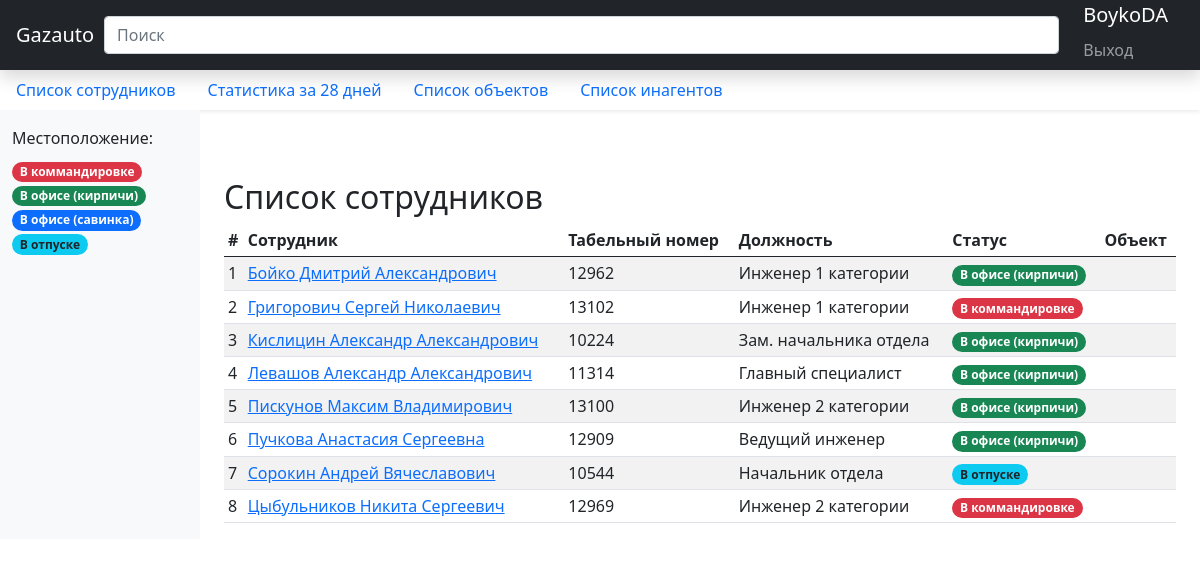
Page /user/ (signed in) on the committed database.
### statistic_app/models.py (models this page shows, shortened)
class UserLocation(models.Model):
    BOOTSTRAP4_STYLE = [
        ('badge rounded-pill bg-primary', 'синий'),
        ('badge rounded-pill bg-secondary', 'серый'),
        ('badge rounded-pill bg-success', 'зеленый'),
        ('badge rounded-pill bg-info text-dark', 'голубой'),
        ('badge rounded-pill bg-warning text-dark', 'желтый'),
        ('badge rounded-pill bg-danger', 'красный'),
        ('badge rounded-pill bg-light text-dark', 'светлый'),
        ('badge rounded-pill bg-dark', 'темный')
    ]
    location = models.CharField("Местоположение пользователя", max_length=200, unique=True)
    loc_description = models.TextField("Описание местоположение", blank=True, null=True)
    loc_class = models.CharField("Класс bootstrap", max_length=200, choices=BOOTSTRAP4_STYLE,
                                 default='badge badge-pill bg-dark')
    class Meta:
        verbose_name = "Местоположение"
        verbose_name_plural = "Местоположения"

class Profile(models.Model):
    user = models.OneToOneField(User, on_delete=models.SET_NULL, null=True, verbose_name="Пользователь")
    father_name = models.CharField("Отчество", max_length=200, blank=True, null=True)
    tabel_num = models.IntegerField(verbose_name="Табельный номер", default=0)
    position = models.CharField("Должность", max_length=200)
    user_location = models.ForeignKey(UserLocation, verbose_name="Местоположение пользователя",
                                      on_delete=models.SET_NULL, null=True)
    url = models.SlugField(max_length=255, unique=True, db_index=True, verbose_name="URL", default=None, null=True,
                           blank=True)
    phone_number = models.CharField(verbose_name="Телефон(ы)", max_length=200, blank=True, null=True)
    project = models.ForeignKey(Project, verbose_name="Проект",
                                on_delete=models.SET_NULL, blank=True, null=True, related_name='project')
    description = models.TextField("Описание события", null=True, blank=True)
    pub_date = models.DateField('Время события', default=datetime.date.today, blank=False, null=False)
    def get_full_name(self):
        return f"{self.user.last_name} {self.user.first_name} {self.father_name}"
    def get_absolute_url(self):
        return reverse('user_detail', kwargs={'slug': self.url})
    class Meta:
        verbose_name = "Сотрудник"
        verbose_name_plural = "Сотрудники"

### statistic_app/views.py (the view, shortened to what this page needs)
# urls.py: path('user/', UsersView.as_view(), name='user_list'),
class UsersView(LoginRequiredMixin, View):
    login_url = '/accounts/login'
    model = Profile
    template_name = "user/users_list.html"
    paginate_by = 60
    search_quary = ''
    def get(self, request):
        contex = self.get_context_data()
        return render(request, self.template_name, contex)
    def get_queryset(self):
        if self.search_quary:
            queryset = Profile.objects.filter(Q(user__last_name__icontains=self.search_quary) |
                                              Q(user__first_name__icontains=self.search_quary) |
                                              Q(father_name__icontains=self.search_quary) | Q(
                position__icontains=self.search_quary))
        else:
            queryset = Profile.objects.all()
        ordering = sorted(queryset, key=operator.attrgetter('user.username'))
        return ordering
    def get_context_data(self):
        context = {}
        context['profile_list'] = self.get_queryset()
        context['location'] = UserLocation.objects.all()
        context['search_line'] = True
        return context

### templates/user/users_list.html (shortened to what this page needs)
{% extends 'index.html' %}
{% block filter %}
<label class="form-label">Местоположение:</label>
{% for loc in location %}
<div class="">
    <span class="{{ loc.loc_class }}">{{ loc.location }}</span>
</div>
{% endfor %}
{% endblock %}
    {% block contents %}
    <h2>Список сотрудников</h2>
    <div class="table-responsive">
        <table class="table table-striped table-sm">
            <thead>
            <tr>
                <th>#</th>
                <th>Сотрудник</th>
                <th>Табельный номер</th>
                <th>Должность</th>
                <th>Статус</th>
                <th>Объект</th>
            </tr>
            </thead>
            <tbody>
            {% for user in profile_list %}
            <tr>
                <td>{{ forloop.counter }}</td>
                <td><a {% if user.url %} href="{{ user.get_absolute_url }}" {% endif %}>{{user.get_full_name }}</a></td>
                <td>{{ user.tabel_num }}</td>
                <td>{{ user.position }}</td>
                <td><span class="{{ user.user_location.loc_class }}">{{ user.user_location.location }}</span></td>
                <td><a href="{{ user.project.get_absolute_url }}"><span class="{{ user.project.status_style }}" title="{{ user.project.status }}">{{ user.project.name }}</span></a></td>
            </tr>
            {% endfor %}
            </tbody>
        </table>
    </div>
    {% endblock %}

### templates/index.html (shortened to what this page needs)
{% load static %}
<!doctype  html>
<html lang="ru">
<head>
    <link href="{% static 'css/bootstrap.min.css' %}" rel="stylesheet">
</head>
<body>
<header class="navbar navbar-dark sticky-top bg-dark flex-md-nowrap p-0 shadow">
    <a class="navbar-brand col-md-2 col-lg-1 me-1 px-3" href="{% url 'user_list' %}">Gazauto</a>
    {% if search_line %}
    <form action="" method="post" class="w-100 me-2">
        <input class="form-control form-control-dark w-100 me-2" type="search" placeholder="Поиск" aria-label="Поиск"
           name="search_line">
    </form>
    {% endif %}
    <ul class="navbar-nav px-3">
        {% if user.is_authenticated %}
        <li class="nav-item text-nowrap">
            <a class="navbar-brand">{{user.username}}</a>
            <a class="nav-link" href="{% url 'logout' %}">Выход</a>
        </li>
        {% else %}
        <li class="nav-item text-nowrap">
            <a class="nav-link" href="{% url 'login' %}">Вход</a>
        </li>
        {% endif %}
    </ul>
</header>
{% block navigation %}
<div class="nav-scroller bg-body shadow-sm">
  <nav class="nav nav-underline" aria-label="Secondary navigation">
      <a class="nav-link " aria-current="page" href="{% url 'user_list' %}">Список сотрудников</a>
      <a class="nav-link" href="{% url 'statistics' %}">Статистика за 28 дней</a>
      <a class="nav-link" href="{% url 'project_list' %}">Список объектов</a>
      <a class="nav-link" href="{% url 'agent_list' %}">Список инагентов</a>
  </nav>
</div>
{% endblock %}
<div class="container-fluid">
    <div class="row">
        <nav id="sidebarMenu" class="col-md-3 col-lg-2 d-md-block bg-light sidebar collapse">
            <div class="position-sticky pt-3">
                <ul class="nav flex-column">
                    <li class="nav-item">
                        {% block filter %}
                        {% endblock %}
                    </li>
                </ul>
            </div>
        </nav>
        <main class="col-md-4 ms-sm-auto col-lg-10 px-md-4">
            <canvas class="my-4 w-100 chartjs-render-monitor" id="myChart" width="913" height="585"
                    style="display: block; height: 20px; width: 609px;"></canvas>
            {% block contents %}{% endblock %}
        </main>
    </div>
</div>
</body>

### rows in the picture
UserLocation: location "В коммандировке"
UserLocation: location "В офисе (кирпичи)"
UserLocation: location "В офисе (савинка)"
UserLocation: location "В отпуске"
Profile: get_full_name "Бойко Дмитрий Александрович", tabel_num "12962", position "Инженер 1 категории", user_location.location "В офисе (кирпичи)"
Profile: get_full_name "Григорович Сергей Николаевич", tabel_num "13102", position "Инженер 1 категории", user_location.location "В коммандировке"
Profile: get_full_name "Кислицин Александр Александрович", tabel_num "10224", position "Зам. начальника отдела", user_location.location "В офисе (кирпичи)"
Profile: get_full_name "Левашов Александр Александрович", tabel_num "11314", position "Главный специалист", user_location.location "В офисе (кирпичи)"
Profile: get_full_name "Пискунов Максим Владимирович", tabel_num "13100", position "Инженер 2 категории", user_location.location "В офисе (кирпичи)"
Profile: get_full_name "Пучкова Анастасия Сергеевна", tabel_num "12909", position "Ведущий инженер", user_location.location "В офисе (кирпичи)"
Profile: get_full_name "Сорокин Андрей Вячеславович", tabel_num "10544", position "Начальник отдела", user_location.location "В отпуске"
Profile: get_full_name "Цыбульников Никита Сергеевич", tabel_num "12969", position "Инженер 2 категории", user_location.location "В коммандировке"

### other values in the picture
{{ user.username }} "BoykoDA"
